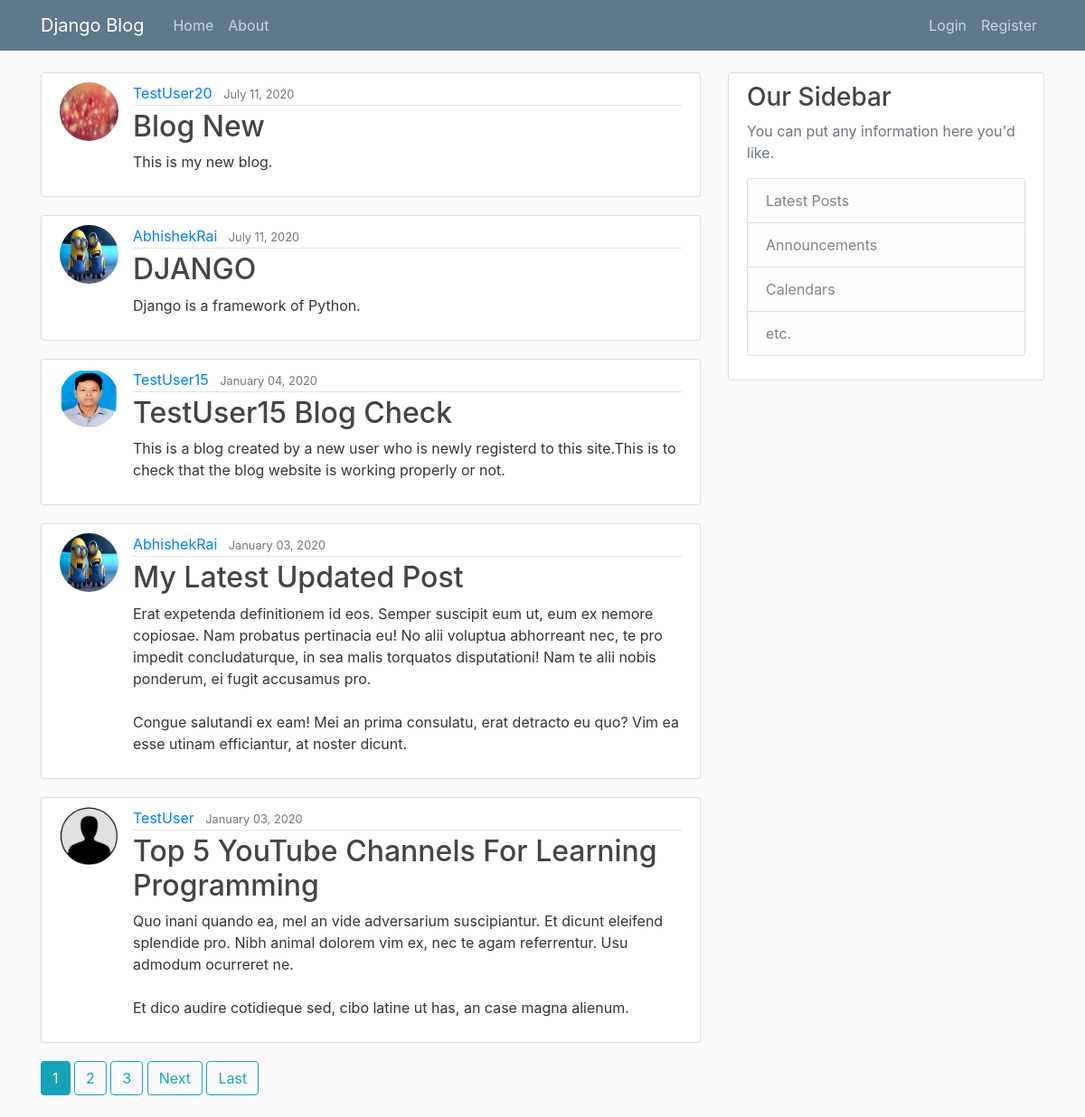
The page / on the database its author committed.
### blog/models.py (models this page shows, shortened)
class Post(models.Model):
    title = models.CharField(max_length=100)
    content = models.TextField()
    date_posted = models.DateTimeField(default=timezone.now)
    author = models.ForeignKey(User, on_delete=models.CASCADE)

### users/models.py (models this page shows, shortened)
class Profile(models.Model):
    user = models.OneToOneField(User, on_delete=models.CASCADE)
    image = models.ImageField(default='default.jpg', upload_to='profile_pics')

### blog/views.py (the view)
# urls.py: path('',PostListView.as_view(),name='blog-home'),
class PostListView(ListView):
    model = Post
    template_name = 'blog/home.html'    #  <app>/<model>_<viewtype>.html
    context_object_name  = 'posts'
    ordering = ['-date_posted']
    paginate_by = 5

### blog/templates/blog/home.html (shortened to what this page needs)
{% extends "blog/base.html" %}
{% block content %}
    {% for post in posts %}
        <article class="media content-section">
            <img class="rounded-circle article-img" src="{{ post.author.profile.image.url }}">
                <div class="media-body">
                <div class="article-metadata">
                    <a class="mr-2" href="{% url 'user-posts' post.author.username %}">{{ post.author }}</a>
                    <small class="text-muted">{{ post.date_posted|date:"F d, Y" }}</small>
                </div>
                <h2><a class="article-title" href="{% url 'post-detail' post.id %}">{{ post.title }}</a></h2>
                <p class="article-content">{{ post.content }}</p>
                </div>
            </article>
    {% endfor %}
    {% if is_paginated %}
      {% for num in page_obj.paginator.page_range %}
        {% if page_obj.number == num %}
          <a class="btn btn-info mb-4" href="?page={{ num }}"> {{ num }} </a>
        {% elif num > page_obj.number|add:'-3' and num < page_obj.number|add:'3' %}
          <a class="btn btn-outline-info mb-4" href="?page={{ num }}">{{ num }}</a>
        {% endif %}
      {% endfor %}
      {% if page_obj.has_next %}
        <a class="btn btn-outline-info mb-4" href="?page={{ page_obj.next_page_number }}">Next</a>
        <a class="btn btn-outline-info mb-4" href="?page={{ page_obj.paginator.num_pages }}">Last</a>
      {% endif %}
    {% endif %}
{% endblock content %}

### blog/templates/blog/base.html (shortened to what this page needs)
{% load static %}
<!DOCTYPE html>
<html>
<head>
        <head>
                <link rel="stylesheet" href="https://stackpath.bootstrapcdn.com/bootstrap/4.4.1/css/bootstrap.min.css">
                <link rel="stylesheet" type="text/css" href="{% static 'blog/main.css' %}">
</head>
<body>
    <header class="site-header">
      <nav class="navbar navbar-expand-md navbar-dark bg-steel fixed-top">
        <div class="container">
          <a class="navbar-brand mr-4" href="/">Django Blog</a>
          <div class="collapse navbar-collapse" id="navbarToggle">
            <div class="navbar-nav mr-auto">
              <a class="nav-item nav-link" href="{% url 'blog-home' %}">Home</a>
              <a class="nav-item nav-link" href="{% url 'blog-about' %}">About</a>
            </div>
            <div class="navbar-nav">
              {% if user.is_authenticated %}
              <a class="nav-item nav-link" href="{% url 'post-create' %}">New Post</a>
              <a class="nav-item nav-link" href="{% url 'profile' %}">Profile</a>
               <a class="nav-item nav-link" href="{% url 'logout' %}">Logout</a>
              {% else %}
               <a class="nav-item nav-link" href="{% url 'login' %}">Login</a>
               <a class="nav-item nav-link" href="{% url 'register' %}">Register</a>
              {% endif %}
            </div>
          </div>
        </div>
      </nav>
    </header>
    <main role="main" class="container">
        <div class="row">
          <div class="col-md-8">
            {% block content %}{% endblock %}
          </div>
          <div class="col-md-4">
            <div class="content-section">
              <h3>Our Sidebar</h3>
              <p class='text-muted'>You can put any information here you'd like.
                <ul class="list-group">
                  <li class="list-group-item list-group-item-light">Latest Posts</li>
                  <li class="list-group-item list-group-item-light">Announcements</li>
                  <li class="list-group-item list-group-item-light">Calendars</li>
                  <li class="list-group-item list-group-item-light">etc.</li>
                </ul>
              </p>
            </div>
          </div>
        </div>
    </main>
</body>
</html>

### blog/static/blog/main.css (style rules this page uses)
body { background: #fafafa; color: #333333; margin-top: 5rem; }
h1, h2, h3, h4, h5, h6 { color: #444444; }
ul { margin: 0; }
.bg-steel { background-color: #5f788a; }
.site-header .navbar-nav .nav-link { color: #cbd5db; }
.content-section { background: #ffffff; padding: 10px 20px; border: 1px solid #dddddd; border-radius: 3px; margin-bottom: 20px; }
.article-title { color: #444444; }
.article-content { white-space: pre-line; }
.article-img { height: 65px; width: 65px; margin-right: 16px; }
.article-metadata { padding-bottom: 1px; margin-bottom: 4px; border-bottom: 1px solid #e3e3e3 }

### rows shown on the page
Post: author.profile.image (picture), author "TestUser20", date_posted "July 11, 2020", title "Blog New", content "This is my new blog."
Post: author.profile.image (picture), author "AbhishekRai", date_posted "July 11, 2020", title "DJANGO", content "Django is a framework of Python."
Post: author.profile.image (picture), author "TestUser15", date_posted "January 04, 2020", title "TestUser15 Blog Check", content "This is a blog created by a new user who is newly registerd to this site.This is to check that the blog website is working properly or not."
Post: author.profile.image (picture), author "AbhishekRai", date_posted "January 03, 2020", title "My Latest Updated Post", content "Erat expetenda definitionem id eos. Semper suscipit eum ut, eum ex nemore copiosae. Nam probatus pertinacia eu! No alii voluptua abhorreant nec, te pro impedit concludaturque, in sea malis torquatos disputationi! Nam te alii nobis ponderum, ei fugit accusamus pro. Congue salutandi ex eam! Mei an prima consulatu, erat detracto eu quo? Vim ea esse utinam efficiantur, at noster dicunt."
Post: author.profile.image (placeholder picture), author "TestUser", date_posted "January 03, 2020", title "Top 5 YouTube Channels For Learning Programming", content "Quo inani quando ea, mel an vide adversarium suscipiantur. Et dicunt eleifend splendide pro. Nibh animal dolorem vim ex, nec te agam referrentur. Usu admodum ocurreret ne. Et dico audire cotidieque sed, cibo latine ut has, an case magna alienum."

### other values the page prints
{{ num }} "1"
{{ num }} "2" "3"
